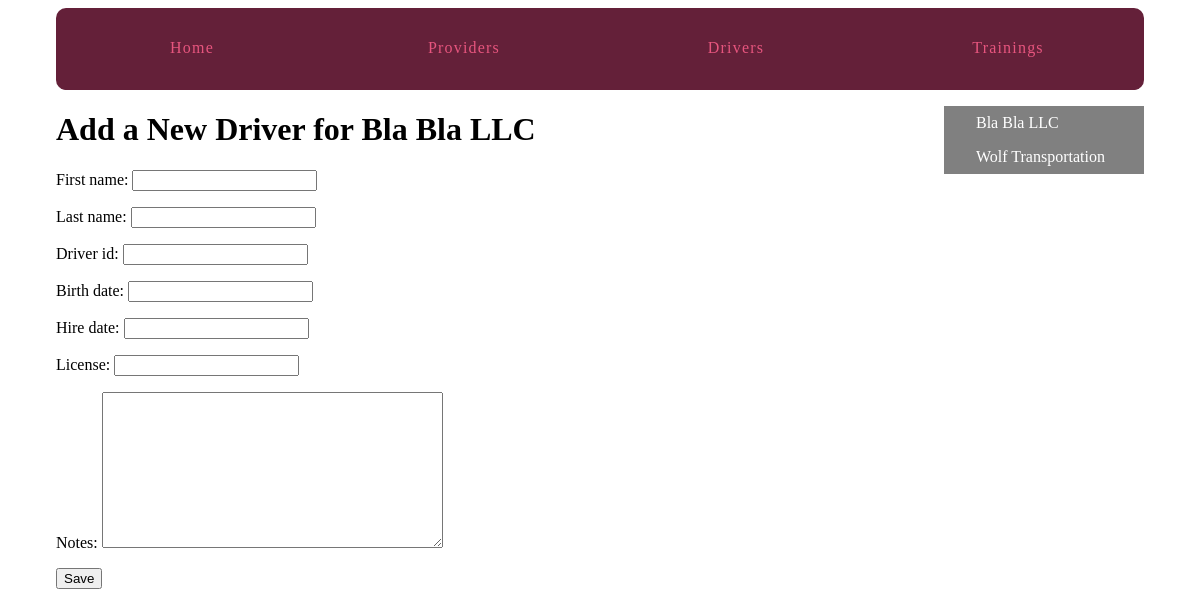
Page /directory/1/add_driver/ (signed in) on the committed database.
### directory/models.py (models this page shows)
class Provider(models.Model):
    business_name = models.CharField(max_length=56)
    address = models.CharField(max_length=56)
    phone_number = models.IntegerField()
    business_license = models.CharField(max_length=18)
    notes = models.TextField()
    created_at = models.DateTimeField(auto_now_add=True)
    def __str__(self):
        return self.business_name

### directory/views.py (the view, shortened to what this page needs)
# urls.py: url(r'(?P<provider_pk>\d+)/add_driver/$', views.add_driver, name='add_driver'),
@login_required
def add_driver(request, provider_pk):
    provider = get_object_or_404(Provider, pk=provider_pk)
    form = forms.DriverForm()
    return render(request, 'directory/add_driver.html', {'form': form, 'provider':provider})

### directory/forms.py
class DriverForm(forms.ModelForm):
    class Meta:
        model = models.Driver
        fields = [
            'first_name',
            'last_name',
            'driver_id',
            'birth_date',
            'hire_date',
            'license',
            'notes'
        ]

### directory/templatetags/contract_extras.py (called while the page is built)
@register.inclusion_tag('directory/provider_nav.html')
def nav_providers_list():
    providers = Provider.objects.all()
    return {'providers': providers}

### directory/templates/directory/add_driver.html (shortened to what this page needs)
{% extends "layout.html" %}
{% load static from staticfiles %}
{% block content %}
<div class="columns">
  <h1>Add a New Driver for {{ provider }}</h1>
  <form method="POST" action="">
    {{ form.as_p }}
    <input type="submit" class="button" value="Save">
  </form>
</div>
{% endblock %}

### directory/templates/directory/provider_nav.html
{% for provider in providers %}
  <div>
    <a href="{% url 'directory:provider_detail' pk=provider.pk %}">{{ provider.business_name }}</a>
  </div>
{% endfor %}

### static/css/styles.css (style rules this page uses)
html { box-sizing: border-box; }
*, *::after, *::before { box-sizing: inherit; }
.nav_left a { padding: 8px 8px 8px 32px; text-decoration: none; font-size: 16px; color: white; display: block; transition: 0.3s }

### rows in the picture
Provider: business_name "Bla Bla LLC"
Provider: business_name "Wolf Transportation"
